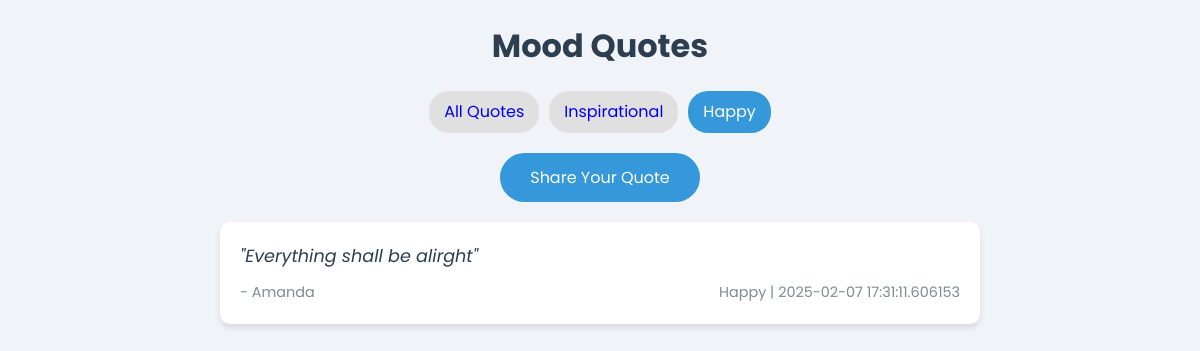
Screenshot of /?mood=Happy with the database file from the repository.
### tables this page shows
CREATE TABLE quotes
                 (id INTEGER PRIMARY KEY AUTOINCREMENT,
                  content TEXT NOT NULL,
                  mood TEXT,
                  author TEXT,
                  timestamp DATETIME);

### app.py (the view)
@app.route('/')
def index():
    mood_filter = request.args.get('mood', '')
    conn = sqlite3.connect('quotes.db')
    c = conn.cursor()
    if mood_filter:
        c.execute(
            "SELECT content, mood, author, timestamp FROM quotes WHERE mood = ? ORDER BY timestamp DESC", (mood_filter,))
    else:
        c.execute(
            "SELECT content, mood, author, timestamp FROM quotes ORDER BY timestamp DESC")
    quotes = c.fetchall()
    c.execute("SELECT DISTINCT mood FROM quotes")
    available_moods = [mood[0] for mood in c.fetchall()]
    conn.close()
    return render_template('index.html', quotes=quotes, available_moods=available_moods, selected_mood=mood_filter)

### templates/index.html (shortened to what this page needs)
<!DOCTYPE html>
<html lang="en">
<head>
</head>
<body>
    <div class="container">
        <h1 style="text-align: center; margin-bottom: 20px;">Mood Quotes</h1>
        <div class="mood-filters">
            <a href="{{ url_for('index') }}" class="mood-btn {% if not selected_mood %}active{% endif %}">All Quotes</a>
            {% for mood in available_moods %}
            <a href="{{ url_for('index', mood=mood) }}" class="mood-btn {% if selected_mood == mood %}active{% endif %}">
                {{ mood }}
            </a>
            {% endfor %}
        </div>
        <a href="{{ url_for('add_quote') }}" class="add-quote-btn">Share Your Quote</a>
        {% for quote, mood, author, timestamp in quotes %}
        <div class="quote-card">
            <p class="quote-text">"{{ quote }}"</p>
            <div class="quote-meta">
                <span>- {{ author or 'Anonymous' }}</span>
                <span>{{ mood }} | {{ timestamp }}</span>
            </div>
        </div>
        {% endfor %}
    </div>
</body>
</html>

### templates/index.html (style rules this page uses)
:root { --bg-color: #f0f4f8; --card-color: #ffffff; --text-color: #2c3e50; --accent-color: #3498db; --soft-shadow: 0 4px 6px rgba(0,0,0,0.1); }
* { margin: 0; padding: 0; box-sizing: border-box; }
body { font-family: 'Poppins', sans-serif; background-color: var(--bg-color); color: var(--text-color); line-height: 1.6; }
.container { max-width: 800px; margin: 0 auto; padding: 20px; }
.mood-filters { display: flex; justify-content: center; flex-wrap: wrap; gap: 10px; margin-bottom: 20px; }
.mood-btn { padding: 8px 15px; border: none; border-radius: 20px; background-color: #e0e0e0; cursor: pointer; transition: all 0.3s ease; text-decoration: none; }
.mood-btn.active, .mood-btn:hover { background-color: var(--accent-color); color: white; }
.quote-card { background-color: var(--card-color); border-radius: 10px; padding: 20px; margin-bottom: 15px; box-shadow: var(--soft-shadow); transition: transform 0.3s ease; }
.quote-text { font-size: 1.1rem; margin-bottom: 10px; font-style: italic; }
.quote-meta { display: flex; justify-content: space-between; color: #7f8c8d; font-size: 0.9rem; }
.add-quote-btn { display: block; width: 200px; margin: 20px auto; padding: 12px; background-color: var(--accent-color); color: white; text-align: center; text-decoration: none; border-radius: 25px; transition: background-color 0.3s ease; }

### rows the page displays
quotes: content "Everything shall be alirght", author "Amanda", mood "Happy", timestamp "2025-02-07 17:31:11.606153"

### other values shown
{{ mood }} "Inspirational" "Happy"
